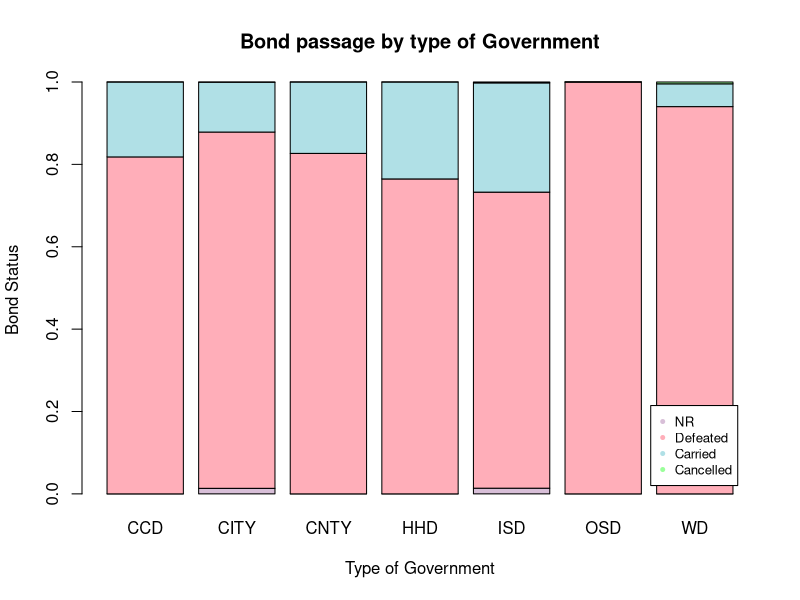
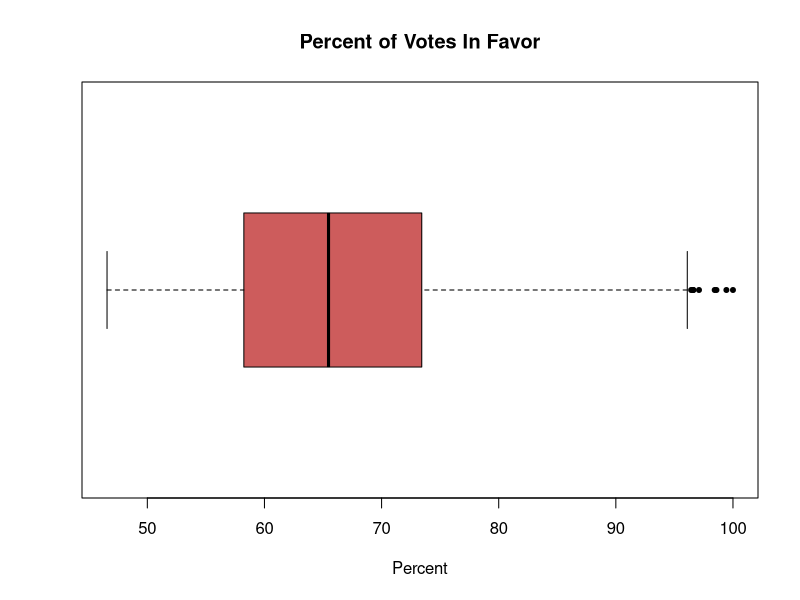
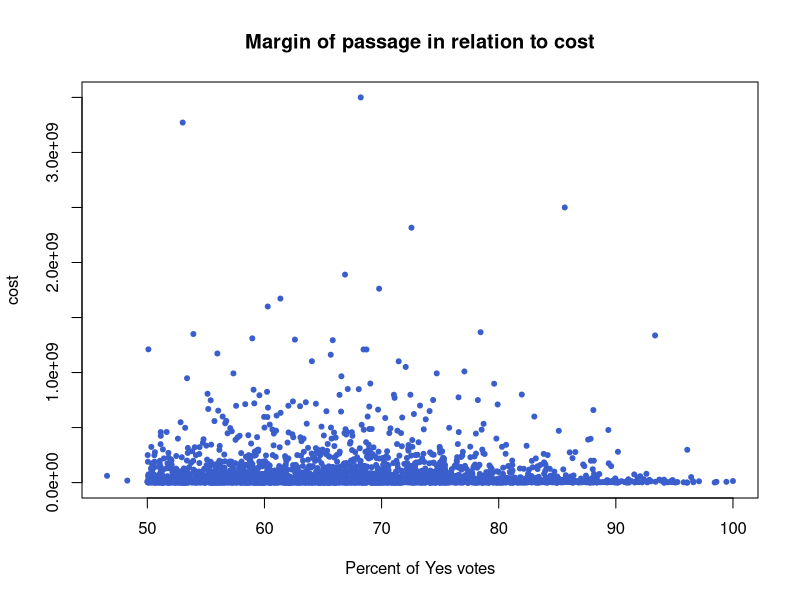

Write R code to recreate these figures, in order.
#Importing Bonds Csv:

bonds <- read.csv('Homework1_Bonds.csv')
#Basic Info/Label Adjustment:
head(bonds)
summary(bonds)
bonds$Gov_Type <- factor(bonds$Gov_Type, labels=c('CCD','CITY','CNTY','HHD','ISD','OSD','WD'))

#Question Number 1:
#How many Bonds passed: 
table(bonds$Result) #Just for my information
P <- sum(bonds$Result=='Carried')
P
D <- sum(bonds$Result=='Defeated' | bonds$Result =='Cancelled' | bonds$Result == 'NR')
D
#Proportion Table
barplot(prop.table(table(bonds$Result,bonds$Gov_Type),2), 
        main = 'Bond passage by type of Government'
        ,ylab = 'Bond Status', xlab = 'Type of Government',
        col=c('thistle','lightpink1','powderblue','palegreen1'))
        legend('bottomright',c('NR','Defeated','Carried','Cancelled'), pch=c(20,20)
               ,col=c('thistle','lightpink1','powderblue','palegreen1'),inset=.03, cex=.8)



#Question Number 2:

##Creating/Displaying Votes_Total
bonds$votesTotal <- bonds$Votes_For+bonds$Votes_Against
bonds$votesTotal
#Finding Max value
maxVotes <- max(bonds$votesTotal)
MV <- bonds[bonds$votesTotal == maxVotes,]
#Where, When, Why
cat('The highest turnout for a single bond was', maxVotes, 'voters' ,' 
Where:', MV$Gov_Name, '
When:', MV$Election_Date, ' 
For the purpose of:', MV$Purpose_Detail)


#Question Number 3:
App10 <- bonds[bonds$Result == 'Carried' & bonds$votesTotal>10,]
App10$App10Total<-App10$Votes_For+App10$Votes_Against
Percent <- 100*(App10$Votes_For/(App10$App10Total))
App10$Percent<-round(Percent,2)
Percent
boxplot(App10$Percent,main='Percent of Votes In Favor'
        ,xlab='Percent', pch=20, horizontal=TRUE, col='indianred')
fivenum(App10$Percent)



#Question Number 4:
plot(App10$Percent,App10$Amount, main = 'Margin of passage in relation to cost',
     xlab = 'Percent of Yes votes', ylab = 'cost', pch=20, col='royalblue3')
cat('The correlation coefficient of', cor(App10$Percent,App10$Amount), 'demonstrates a very weak negative
correlation between the margin by which the bond passed and its cost, therefore 
we can state that the cost has no relationship to the margin by which a bond passes')

